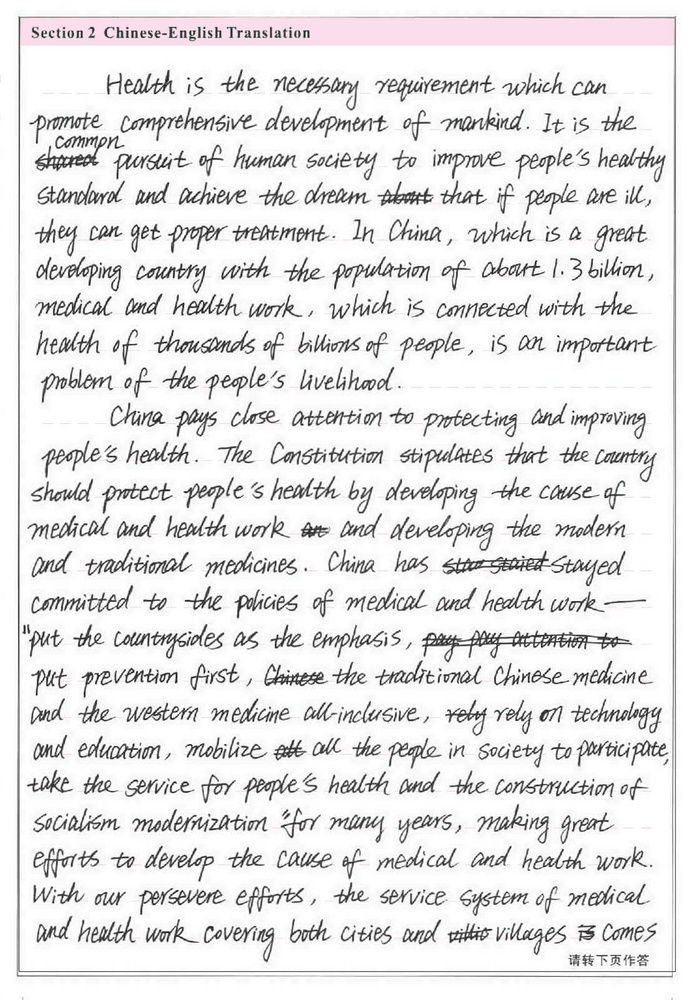
#> input picture Test-data/050200074.jpg, 694 x 1000 px, shrunk from 1111 x 1602 before the run
$ python -i ImageProcessing.py   (imports and definitions only)
#> lines starting #> are read from the running program, lines starting #| are printed output that depends on the picture
from statistics import median, mean, variance
from math import floor, ceil, log
from scipy.stats import norm
import numpy as np
import cv2 as cv

try:
    from Processing import *
except ModuleNotFoundError:
    from Papvassiliou.Processing import *

# [160 lines left out: functions applyViterbi, getRegions, getCC, getCCHeight, getSPR, projectionProfile and 2 more, not called in this run]

>>> import cv2
>>> picture = cv2.imread('Test-data/050200074.jpg')
#> picture is the input picture: shape (1000, 694, 3); mean B, G, R 230.3, 229.9, 230.6
>>> result = getCC(picture)
#> in getCC, `edgyImg = cv.Canny(image, 100, 200, None, 3)`:
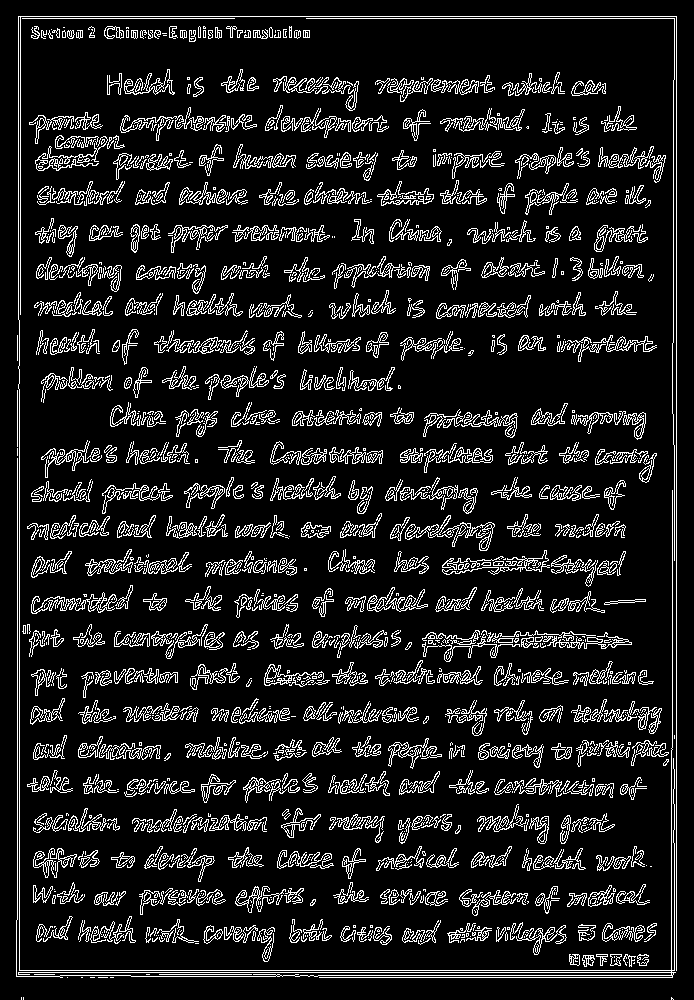
#> edgyImg: shape (1000, 694); 11.7% white in thin lines or dots
#> in getCC, `edgyColor = cv.cvtColor(edgyImg, cv.COLOR_GRAY2BGR)`: edgyColor: shape (1000, 694, 3); 11.7% white in thin lines or dots
#> in getCC, `num_labels, labels, stats, centroids = cv.connectedComponentsWithStats..`:
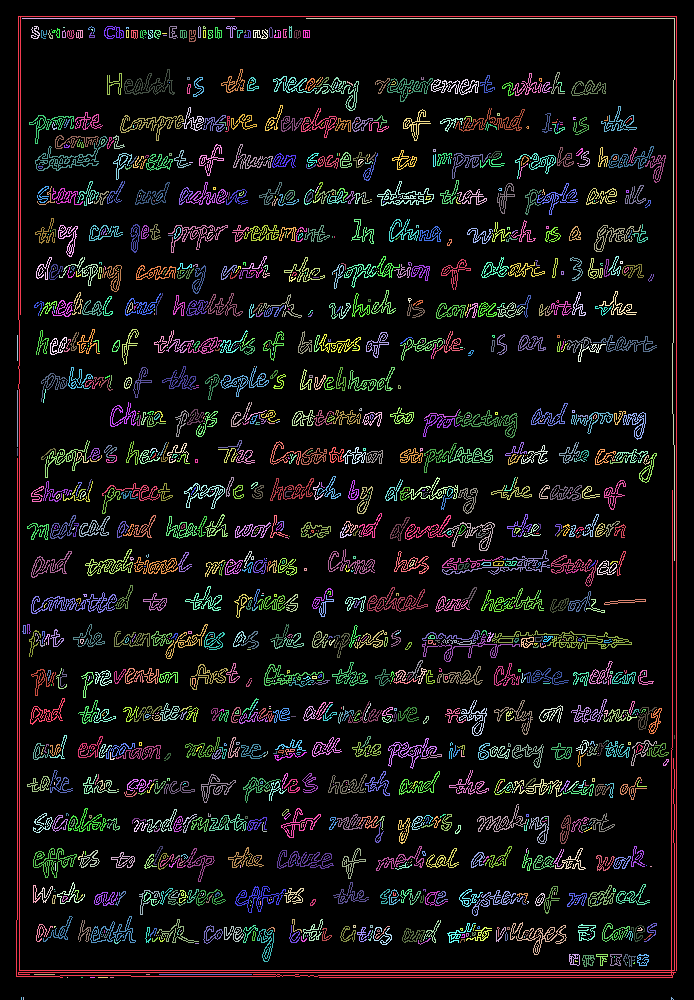
#> labels: shape (1000, 694) int32; 1461 distinct labels, from 0 to 1460; one colour per label, 0 black
#> in getCC, `num_labels, labels, stats, centroids = cv.connectedComponentsWithStats..`: num_labels = 1461; stats = 1461 rows, first 6: [0, 0, 694, 1000, 612722], [16, 16, 661, 962, 6451], [22, 18, 213, 1, 213], [306, 18, 369, 543, 911], [31, 26, 9, 13, 52], [63, 27, 2, 1, 2]; centroids = 1461 pairs, first value 17 to 674, second value 18 to 998.2

$ run again, on Test-data/test.png
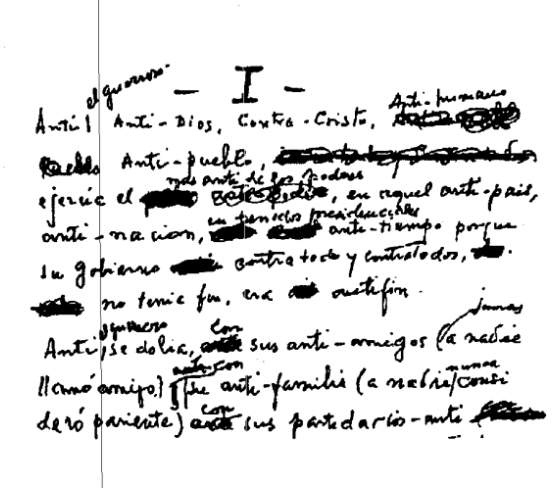
#> input picture Test-data/test.png, 560 x 488 px
#> picture is the input picture: shape (488, 560, 3); min 0, max 255, mean 223.2
#> in getCC, `edgyImg = cv.Canny(image, 100, 200, None, 3)`:
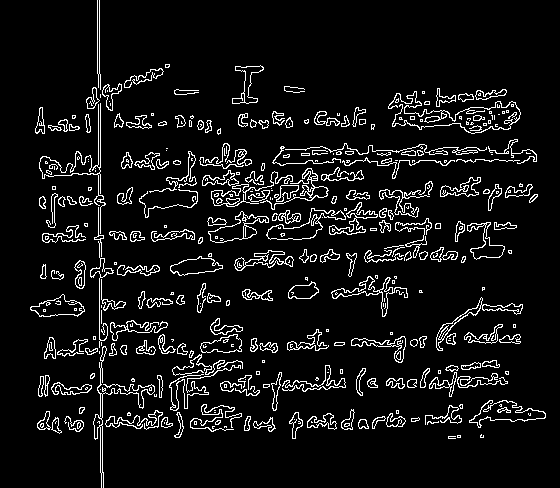
#> edgyImg: shape (488, 560); 7.5% white in thin lines or dots
#> edgyColor: shape (488, 560, 3); 7.5% white in thin lines or dots
#> in getCC, `num_labels, labels, stats, centroids = cv.connectedComponentsWithStats..`:
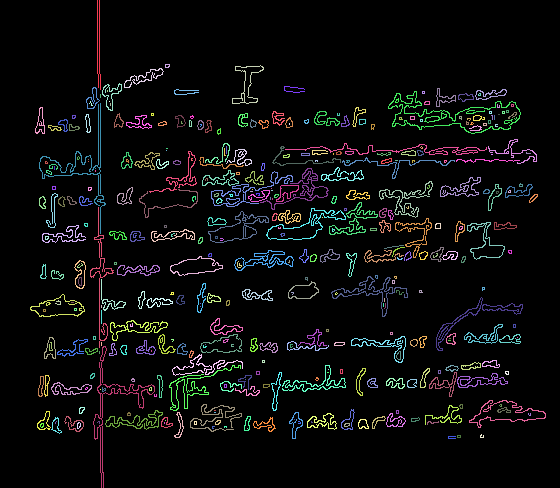
#> labels: shape (488, 560) int32; 388 distinct labels, from 0 to 387; one colour per label, 0 black
#> num_labels = 388; stats = 388 rows, first 6: [0, 0, 560, 488, 252678], [97, 0, 4, 90, 178], [165, 64, 5, 4, 14], [232, 65, 32, 39, 180], [124, 68, 40, 20, 141], [102, 83, 20, 28, 114]; centroids = 388 pairs, first value 40.11 to 533, second value 44.01 to 437
